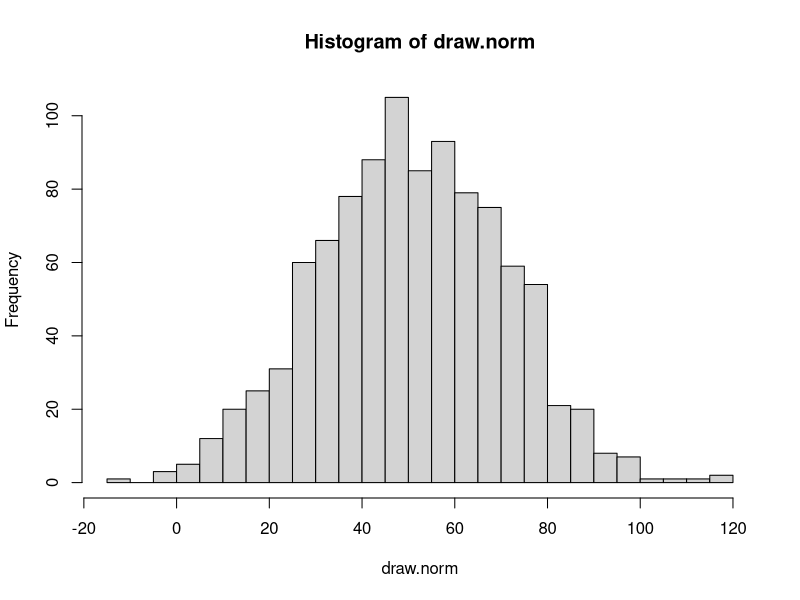
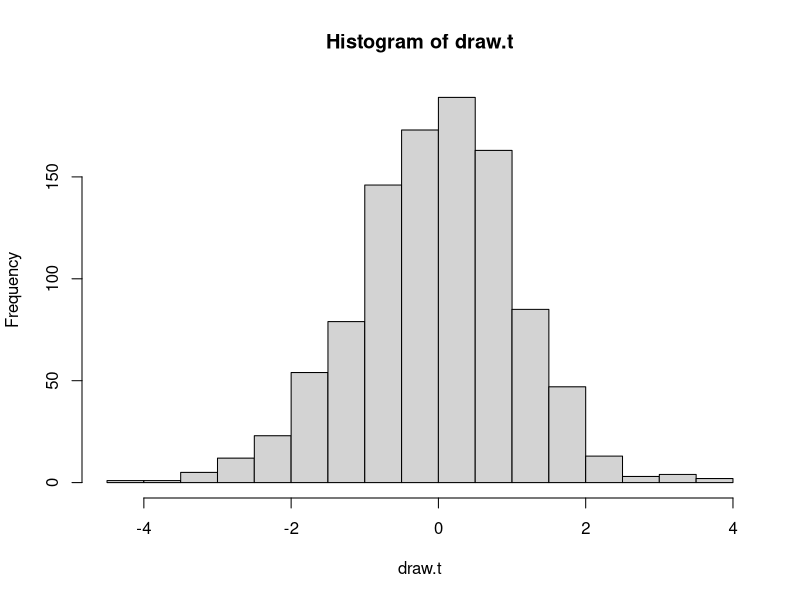
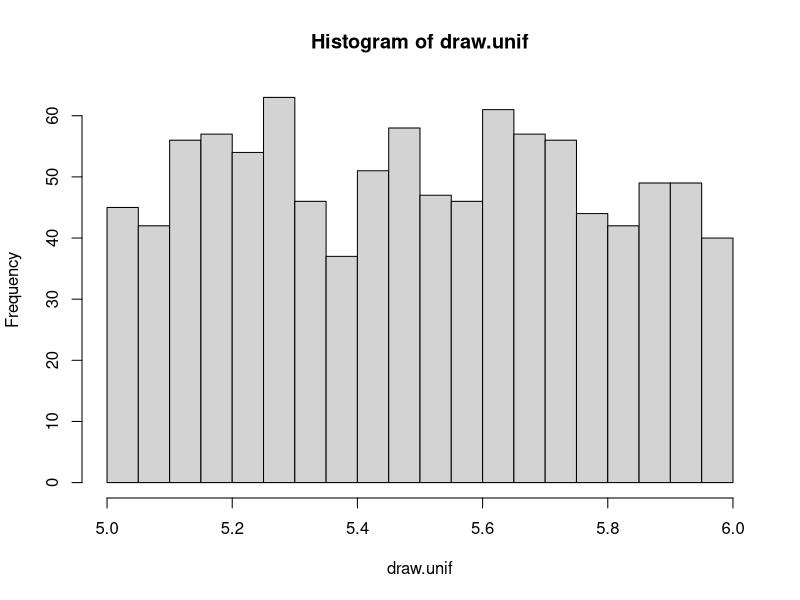
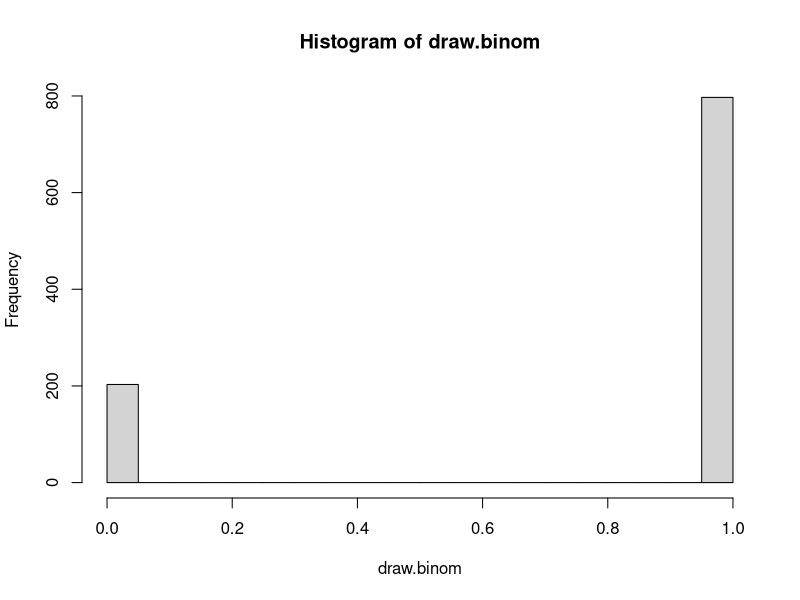
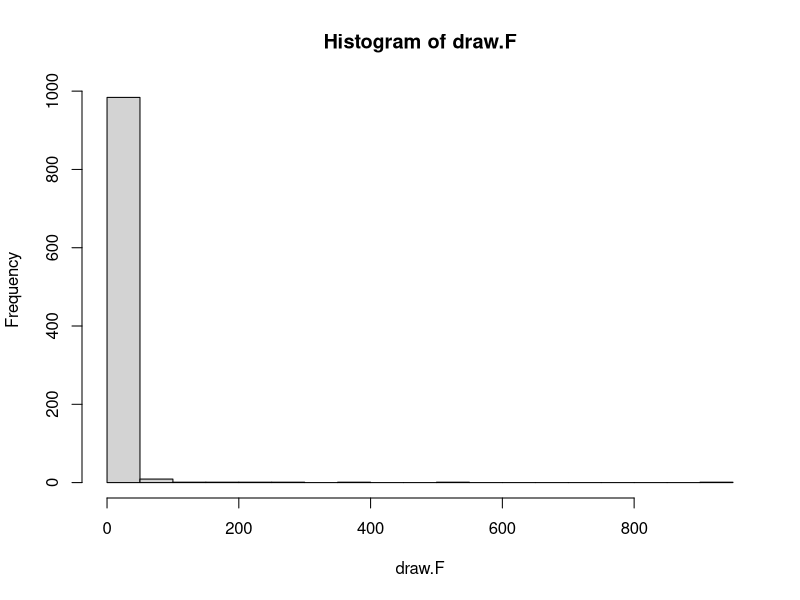
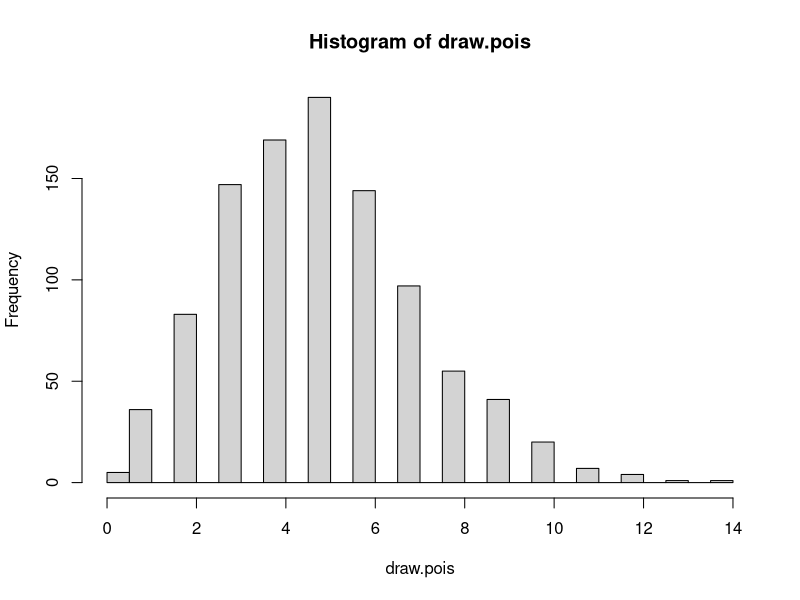
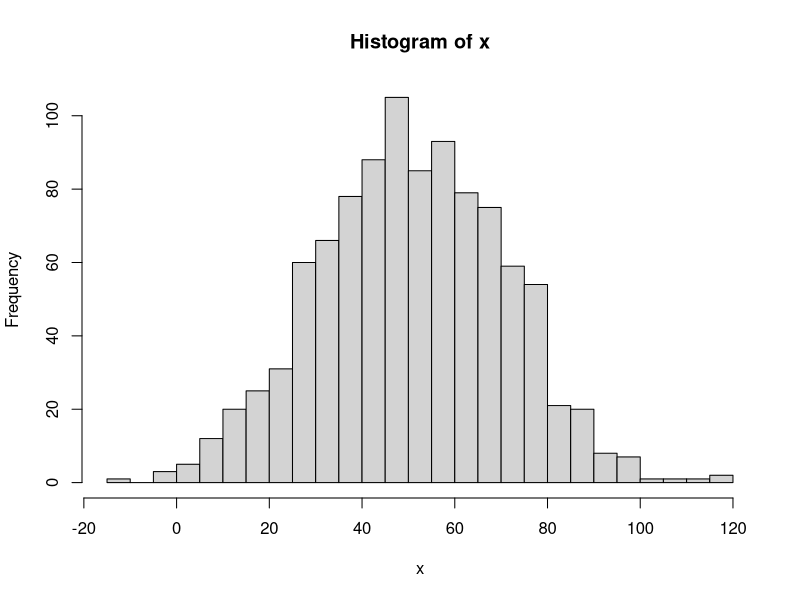
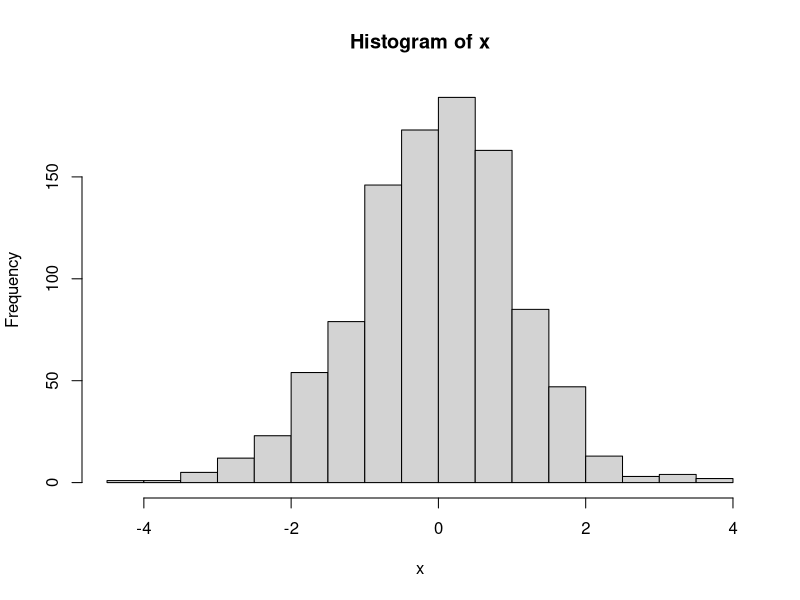

Reproduce these figures in R, in order.
## ---- chunk 1
printAnswers <- TRUE

## ---- chunk 2
set.seed(123)
## ---- chunk 3
set.seed(seed = 123)
## ---- chunk 4
set.seed(123)
## ---- chunk 5
draw1 <- rnorm(n = 10)
## ---- chunk 6
args(rnorm)
## ---- chunk 7
mean(draw1)
sd(draw1)
## ---- chunk 8
draw2 <- rnorm(1000)
## ---- chunk 9
means <- c(0, mean(draw1), mean(draw2))
sds <- c(1, sd(draw1), sd(draw2))
n <- c(Inf, 10, 1000)
result <- data.frame(n=n, mean=means, sd=sds)
row.names(result) <- c("population", "draw1", "draw2")
result
## ---- chunk 10
round(result, 3)
## ---- chunk 11
set.seed(125)
draw1b <- rnorm(10)
draw2b <- rnorm(1000)
means <- c(0, mean(draw1b), mean(draw2b))
sds <- c(1, sd(draw1b), sd(draw2b))
result <- data.frame(n=n, mean=means, sd=sds)
row.names(result) <- c("population", "draw1 (seed=125)", "draw2 (seed=125)")
round(result, 3)
## ---- chunk 12
set.seed(123)
## ---- chunk 13
draw3 <- rnorm(10)
draw4 <- rnorm(1000)
## ---- chunk 14
draw5 <- rnorm(22, 8, sqrt(144)) #square root of 144 
## ---- chunk 15
all.equal(draw1, draw3)
all.equal(draw2, draw4)
## ---- chunk 16
set.seed(123)
draw4 <- rnorm(1000)
draw3 <- rnorm(10)
all.equal(draw1, draw3)
all.equal(draw2, draw4)
## ---- chunk 17
cbind(draw1[1:10], draw4[1:10])
## ---- chunk 18
draw5b <- rnorm(22, 8, sqrt(144))
all.equal(draw5, draw5b)
## ---- chunk 19
draw.norm <- rnorm(1000, mean = 50, sd = 20)
draw.t <- rt(1000, df = 11)
draw.unif <- runif(1000, min = 5, max = 6)
draw.binom <- rbinom(1000, size = 1, prob = .8)
draw.F <- rf(1000, df1 = 1, df2 = 2)
draw.pois <- rpois(1000, lambda = 5)
## ---- chunk 20
data <- data.frame(normal = draw.norm, 
                   t = draw.t, 
                   uniform = draw.unif, 
                   binomial = draw.binom,
                   Fdistr = draw.F,
                   poisson = draw.pois)
summary(data)
## ---- chunk 21
hist(draw.norm, breaks = 25)
hist(draw.t, breaks = 25)
hist(draw.unif, breaks = 25)
hist(draw.binom, breaks = 25)
hist(draw.F, breaks = 25)
hist(draw.pois, breaks = 25)
## ---- chunk 22
invisible(apply(data, 2, function(x) hist(x, breaks = 25)))
## ---- chunk 23
die.roll <- sample(1:6, size = 100, replace = TRUE)
## ---- chunk 24
die.roll.tbl <- table(die.roll)
prop.table(die.roll.tbl)
## ---- chunk 25
table(die.roll)
## ---- chunk 26
prop.table(table(die.roll))
## ---- chunk 27
possible <- rep(1:6, rep(6, 6)) + rep(1:6, 6)
possible
dice.roll <- sample(possible, size = 1500, replace = TRUE)
dice.roll.tbl <-  table(dice.roll) 
prop.table(dice.roll.tbl)
## ---- chunk 28
mean(dice.roll == 12)
## ---- chunk 29
prob.pass <- 3589/14563
passfail <- rbinom(14563, size = 1, prob = prob.pass)
table(passfail)
## ---- chunk 30
passfail2 <- sample(c("pass", "fail"), 
                    14563, 
                    prob = c(prob.pass, 1-prob.pass), 
                    replace = TRUE)
table(passfail2)
## ---- chunk 31
rho = .8
var1 <- rnorm(1000, 5, sqrt(1)) #first variable
var2 <- scale(var1) * rho + rnorm(1000, 0, sqrt(1 - rho^2)) #second variable step 1
var2 <- var2 * sd(var1) + mean(var1) #second variable step 2
data <- data.frame(var1 = var1, var2 = var2) #combined data frame
colMeans(data) #means
var(data) #variance/covariance matrix
cor(var1, var2) #correlations
## ---- chunk 32
#you need function rmvnorm from package mvtnorm
sigma <- matrix(c(1, .8, .8, 1), nrow = 2, ncol = 2) #variance/covariance matrix
data <- mvtnorm::rmvnorm(n = 1000, sigma = sigma, mean = c(5, 5))
colMeans(data)
var(data)
